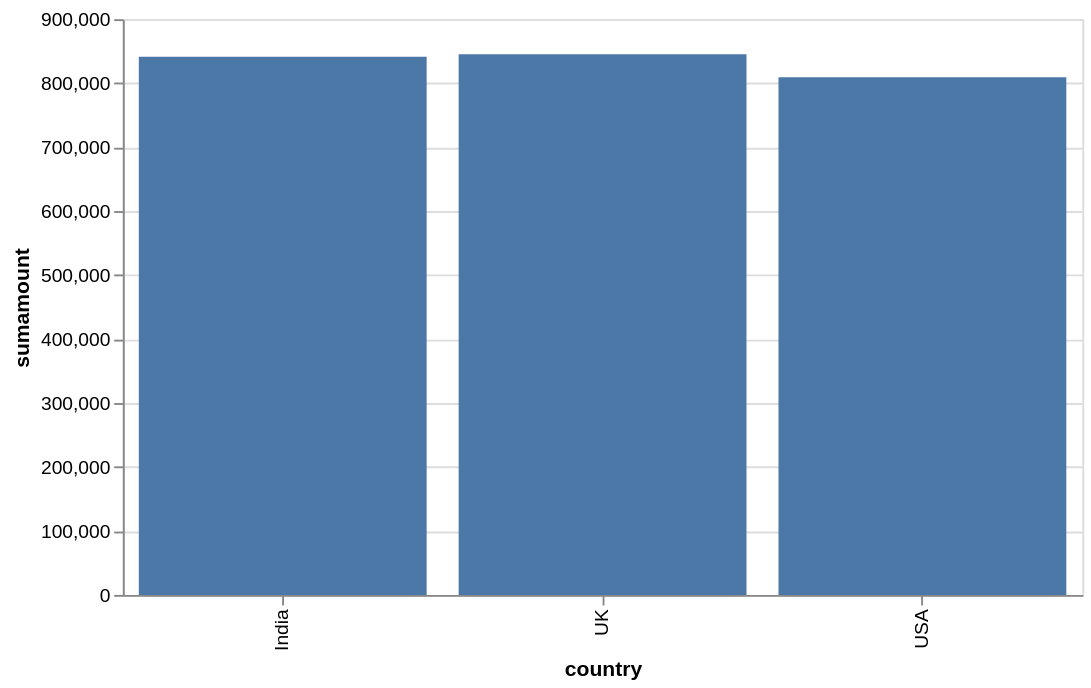

Notebook cell for this chart:
### Code cell
q = "Show total revenue by country"
run_pipeline(q,df)

### Figure 1 — Vega-Lite specification as saved in the notebook (floating-point values rounded to 4 significant figures)
{"config": {"view": {"continuousWidth": 300, "continuousHeight": 300}}, "data": {"name": "data-679cbc41412491e712f31eccd2e1d7c5"}, "mark": {"type": "bar"}, "encoding": {"x": {"field": "country", "type": "nominal"}, "y": {"field": "sumamount", "type": "quantitative"}}, "height": 300, "width": 500, "$schema": "https://vega.github.io/schema/vega-lite/v5.20.1.json", "datasets": {"data-679cbc41412491e712f31eccd2e1d7c5": [{"country": "India", "sumamount": 841200.0}, {"country": "USA", "sumamount": 809300.0}, {"country": "UK", "sumamount": 845400.0}]}}
